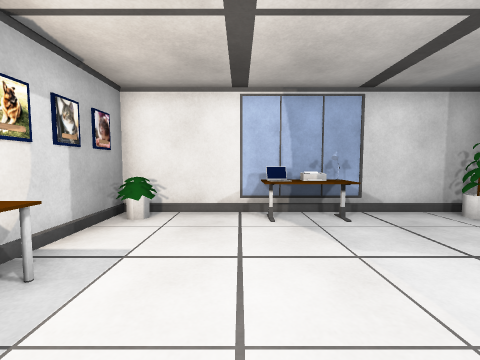
view 1 (above)

12 first-person views from a walk through a scene from a Unity 3-D project. The camera is 1.2 m above the floor, tilts 4° down and sees 90° across. The floor is counted in squares, 1 m on a side. Each view is taken from the middle of a square. On the plan, view 1 faces up. The plan holds only what a view shows up to about 12 squares ahead; the rest is blank. The player character is not drawn. Door leaves are left out, so doorways stand open. Some surface patterns are stand-ins.

view 2
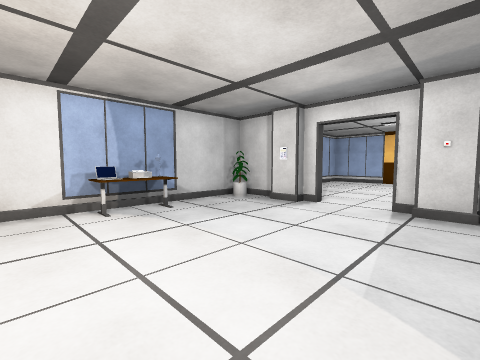

view 3
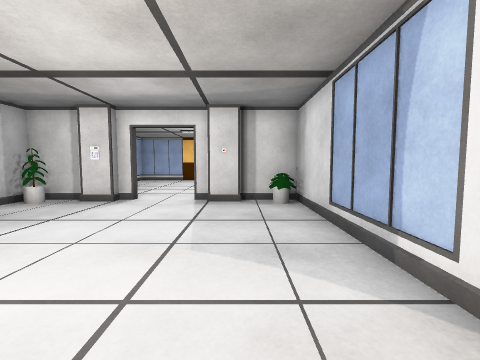

view 4
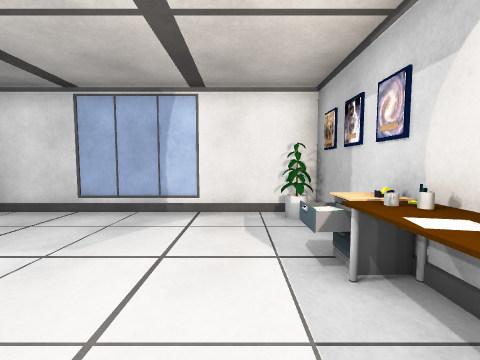

view 5
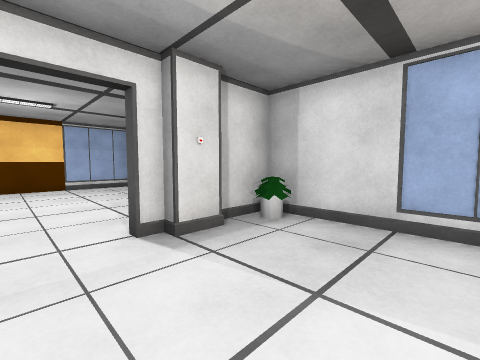

view 6
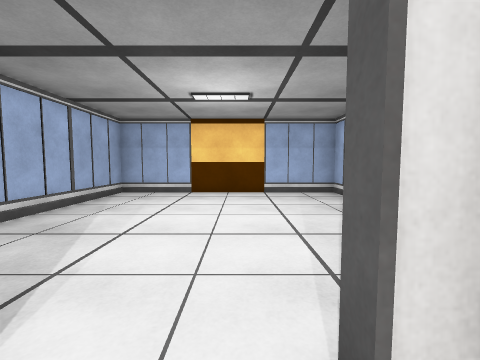

view 7
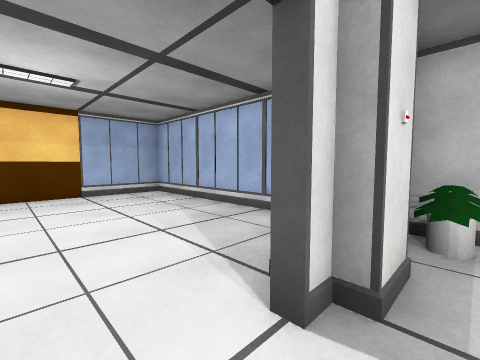

view 8
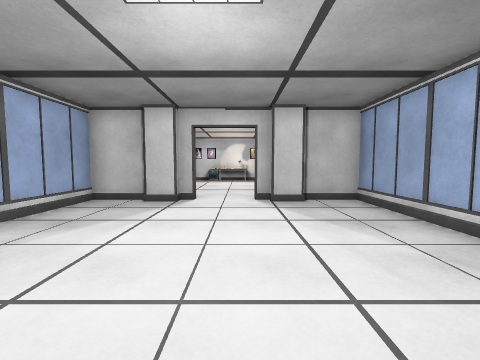

view 9
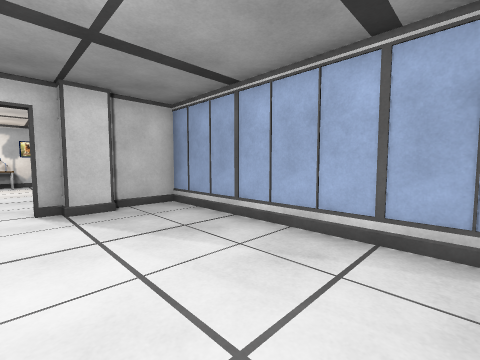

view 10
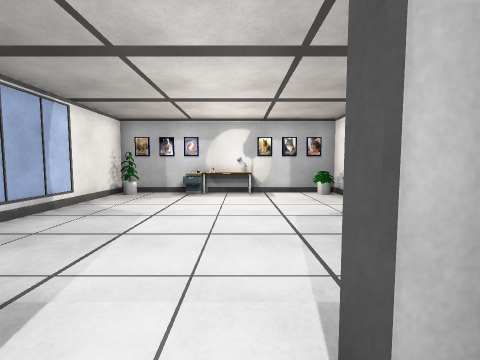

view 11
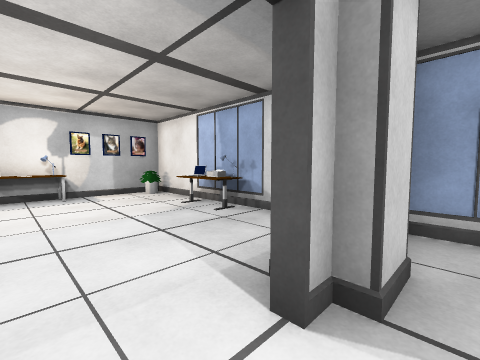

view 12
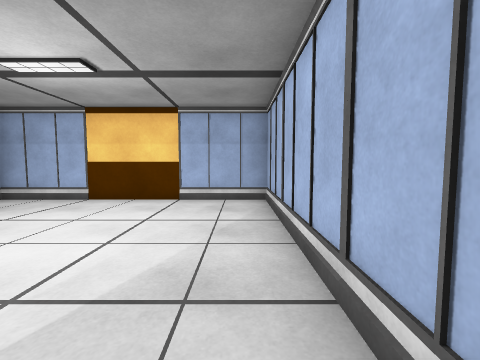

### Floor plan
Points are (right, up) in squares from view 1. A wall is a line through its corners. A room is listed if a view was taken in it or the views show most of it. See-through windows are left out.
Room 1 (views 1, 2, 3, 4, 5, 6, 7)
walls: (5.9, 2.5) (5.9, 3); (5.9, -0.1) (5.9, 0.5); (5.9, 4.4) (5.9, 5.9) (-2.9, 5.9) (-2.9, -2.9) (5.9, -2.9) (5.9, -1.4)
ways out: open door at (6, 1.5) to room 2
objects: other object (-2, -2); cabinet (-2, 0); other object (-2, 1) to (-2, 2); other object (-2, 5); other object (1, 5) to (2, 5); other object (5, -2); other object (5, 5)
Room 2 (views 8, 9, 10, 11, 12)
walls: (6.1, 3.1) (6.1, 2.5); (6.1, 0.5) (6.1, 0); (6.1, -1.4) (6.1, -2.9) (14.9, -2.9) (14.9, 5.9) (6.1, 5.9) (6.1, 4.4)
ways out: open door at (6, 1.5) to room 1
objects: pillar (6, -1); pillar (6, 4)

Where each view was taken, in squares from view 1:
view 1: 0 up, 0 right, facing up
view 2: 1 down, 1 left, facing up-right
view 3: 1 down, 2 left, facing right
view 4: 3 up, 1 left, facing down
view 5: 2 up, 2 right, facing down-right
view 6: 1 up, 5 right, facing right
view 7: 2 up, 5 right, facing down-right
view 8: 2 up, 14 right, facing left
view 9: 2 up, 13 right, facing up-left
view 10: 2 up, 7 right, facing left
view 11: 1 up, 7 right, facing up-left
view 12: 2 down, 7 right, facing right
